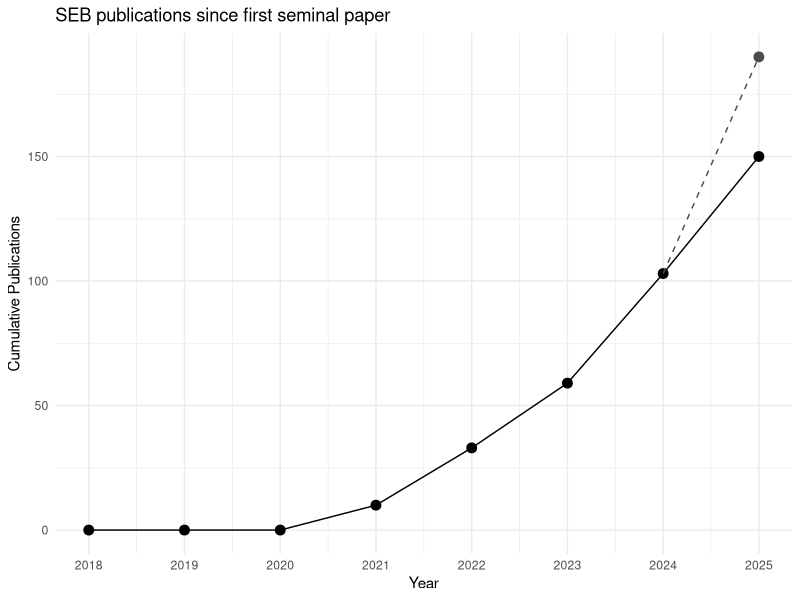

Here is the R script that generated this plot:
## ---- chunk 1
#| label: setup
#| include: false

library(lavaan)
library(ggplot2)
library(dplyr)

## ---- chunk 2
d <- read.csv("data/sebPubs.csv")

# Assuming your dataframe is named d and it has a column named 'Year'
# Step 1: Count number of publications per year
pubs_per_year <- d %>%
  group_by(Year) %>%
  summarise(count = n()) %>%
  arrange(Year) %>%
  mutate(cumulative = cumsum(count))

additionalYears <- data.frame(
  Year = c(2018,2019,2020),
  count = c(0,0,0),
  cumulative = c(0,0,0)
)

predicted <- data.frame(
  Year = c(2025),
  count = c(0),
  cumulative = c(190)
)

branch <- data.frame(
  Year = c(2024, 2025),
  cumulative = c(103, 190)
)

pubs_per_year <- rbind.data.frame(additionalYears,pubs_per_year)

ggplot() +
  geom_line(data = pubs_per_year, aes(x = Year, y = cumulative), color = "black") +
  geom_point(data = pubs_per_year, aes(x = Year, y = cumulative), color = "black",size = 3) +
  geom_point(data = predicted, aes(x = Year, y = cumulative), color = "grey30",size = 3) +
  geom_line(data = branch, aes(x = Year, y = cumulative), linetype = "dashed", color = "grey30") +
  labs(
    title = "SEB publications since first seminal paper",
    x = "Year",
    y = "Cumulative Publications"
  ) +
  scale_x_continuous(breaks = seq(2018, 2025, by = 1)) +
  theme_minimal()
